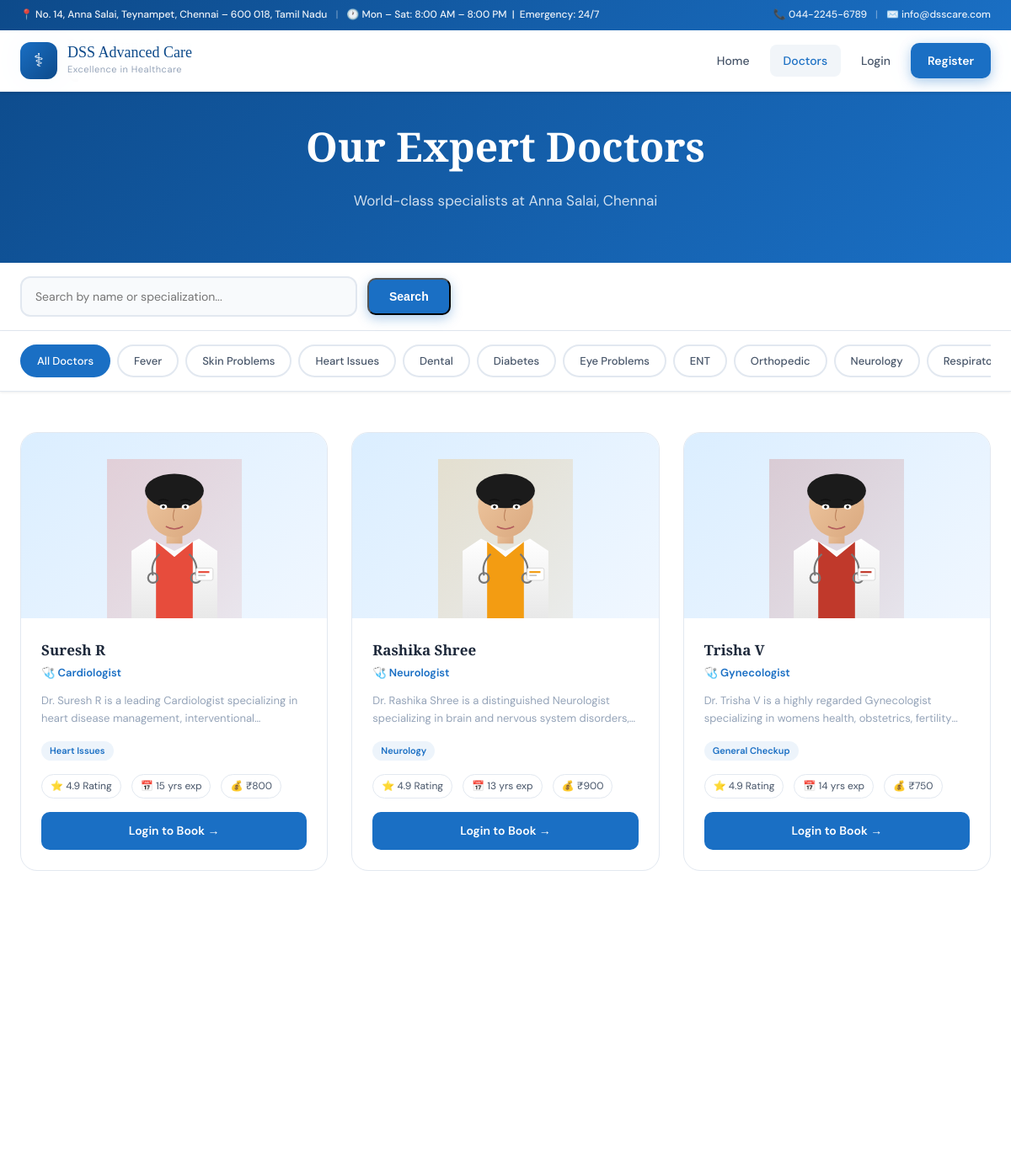
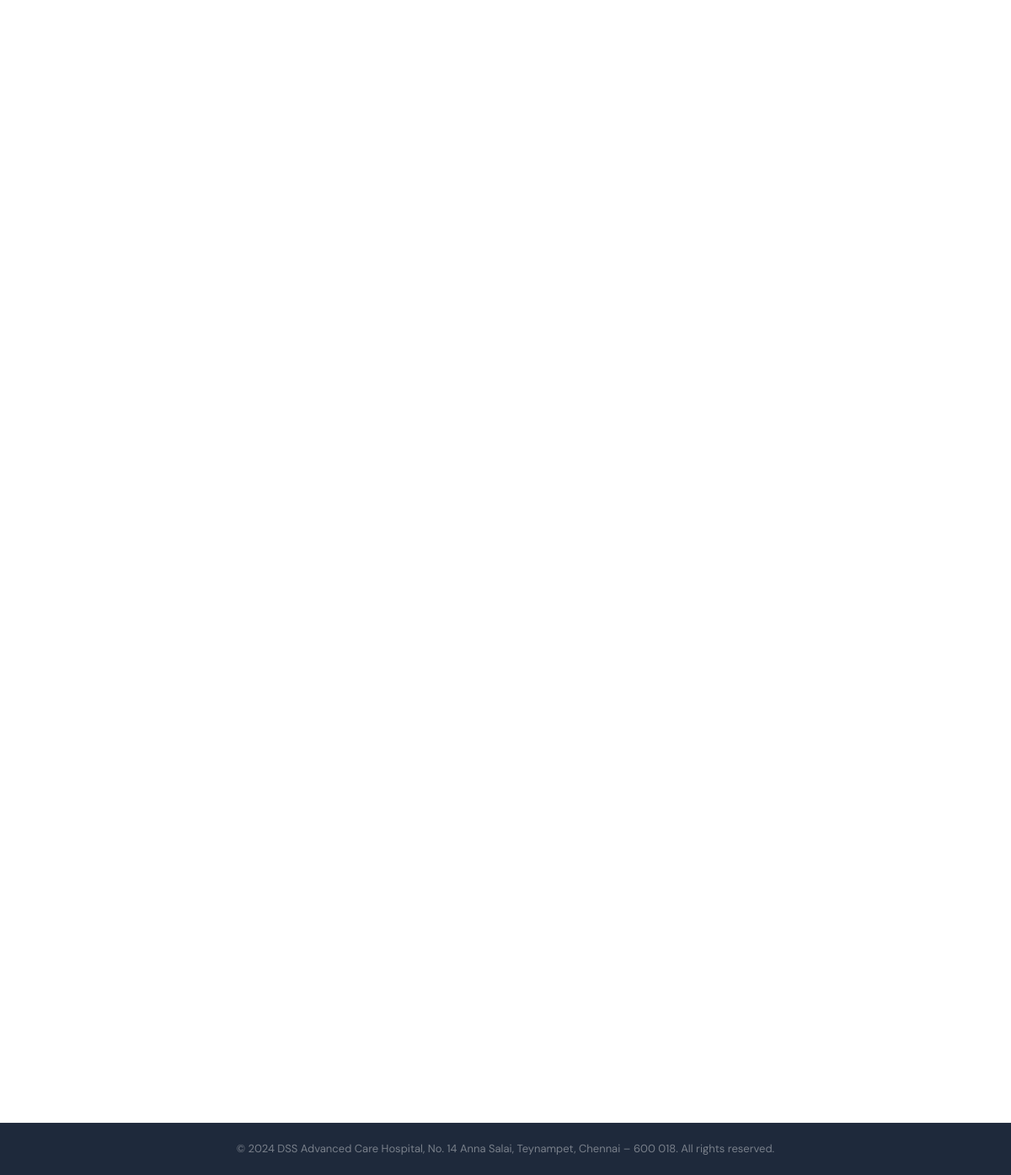
The app's page /doctors.php with its own data (2 pictures, top to bottom).
### tables this page shows
CREATE TABLE IF NOT EXISTS doctors (
    id INT AUTO_INCREMENT PRIMARY KEY,
    name VARCHAR(100) NOT NULL,
    specialization VARCHAR(100) NOT NULL,
    disease_tags VARCHAR(255) NOT NULL,
    experience INT DEFAULT 5,
    rating DECIMAL(2,1) DEFAULT 4.5,
    bio TEXT,
    available_days VARCHAR(100) DEFAULT 'Mon,Tue,Wed,Thu,Fri',
    fee INT DEFAULT 500,
    image VARCHAR(100),
    email VARCHAR(100),
    password VARCHAR(255)
);

### config.php (called while the page is built, shortened)
<?php
function isLoggedIn() {
    return isset($_SESSION['user_id']);
}
function sanitize($conn, $data) {
    return $conn->real_escape_string(htmlspecialchars(trim($data)));
}
?>

### doctors.php (the view, shortened to what this page needs)
<?php
require_once 'config.php';
require_once 'includes/header.php';
$disease = sanitize($conn, $_GET['disease'] ?? '');
$search  = sanitize($conn, $_GET['search'] ?? '');
$where = "1=1";
$doctors = $conn->query("SELECT * FROM doctors WHERE $where ORDER BY rating DESC");
?>
<!DOCTYPE html>
<html lang="en">
<head>
<link rel="stylesheet" href="assets/css/style.css">
</head>
<body>
<?php include 'includes/topbar.php'; ?>
<nav class="navbar">
    <div class="nav-container">
        <a class="nav-brand" href="index.php"><div class="brand-icon">⚕</div><div><div class="brand-name">DSS Advanced Care</div><div class="brand-tagline">Excellence in Healthcare</div></div></a>
        <div class="nav-links">
            <a href="index.php" class="nav-link">Home</a>
            <a href="doctors.php" class="nav-link active">Doctors</a>
            <?php if(isLoggedIn()): ?>
                <a href="my_appointments.php" class="nav-link">My Appointments</a>
                <a href="logout.php" class="nav-btn-outline">Logout</a>
            <?php else: ?>
                <a href="login.php" class="nav-link">Login</a>
                <a href="register.php" class="nav-btn">Register</a>
            <?php endif; ?>
        </div>
    </div>
</nav>
<div class="page-hero">
    <h1>Our Expert Doctors</h1>
    <p><?= $disease ? "Specialists for: <strong>$disease</strong>" : "World-class specialists at Anna Salai, Chennai" ?></p>
</div>
<div style="background:white;padding:16px 24px;border-bottom:1px solid #e2e8f0;">
    <div style="max-width:1280px;margin:0 auto;">
        <form method="GET" style="display:flex;gap:12px;align-items:center;flex-wrap:wrap;">
            <input type="text" name="search" class="form-control" placeholder="Search by name or specialization..." value="<?=htmlspecialchars($search)?>" style="max-width:400px;margin:0">
            <button type="submit" class="nav-btn" style="padding:12px 24px">Search</button>
        </form>
    </div>
</div>
<div class="filter-bar">
    <div class="filter-inner">
        <button class="filter-btn <?=!$disease?'active':''?>" onclick="window.location='doctors.php'">All Doctors</button>
        <?php foreach(['Fever','Skin Problems','Heart Issues','Dental','Diabetes','Eye Problems','ENT','Orthopedic','Neurology','Respiratory','General Checkup'] as $d): ?>
        <button class="filter-btn <?=$disease===$d?'active':''?>" onclick="window.location='doctors.php?disease=<?=urlencode($d)?>'"> <?=$d?></button>
        <?php endforeach; ?>
    </div>
</div>
<div class="doctors-grid-page">
<?php if($doctors->num_rows===0): ?>
    <div style="grid-column:1/-1;text-align:center;padding:80px 24px;color:var(--gray-400)">
        <div style="font-size:64px;margin-bottom:16px">🔍</div>
        <h3 style="font-size:22px;margin-bottom:8px">No doctors found</h3>
        <p>Try clearing filters or searching differently</p>
        <a href="doctors.php" class="btn-primary-lg" style="display:inline-block;margin-top:24px">View All Doctors</a>
    </div>
<?php else: while($doc=$doctors->fetch_assoc()): ?>
<div class="doc-card-full">
    <div class="doc-card-img"><?= getDoctorPortrait($doc['id'],$doc['name']) ?></div>
    <div class="doc-card-body">
        <h3><?=htmlspecialchars($doc['name'])?></h3>
        <p class="doc-spec">🩺 <?=htmlspecialchars($doc['specialization'])?></p>
        <p class="doc-bio"><?=htmlspecialchars($doc['bio'])?></p>
        <div class="doc-tags"><?php foreach(explode(',',$doc['disease_tags']) as $tag): ?><span class="doc-tag"><?=trim($tag)?></span><?php endforeach; ?></div>
        <div class="doc-meta">
            <span>⭐ <?=$doc['rating']?> Rating</span>
            <span>📅 <?=$doc['experience']?> yrs exp</span>
            <span>💰 ₹<?=$doc['fee']?></span>
        </div>
        <?php if(isLoggedIn()): ?>
        <a href="book_appointment.php?doctor_id=<?=$doc['id']?><?=$disease?'&disease='.urlencode($disease):''?>" class="doc-book-btn">Book Appointment →</a>
        <?php else: ?>
        <a href="login.php" class="doc-book-btn">Login to Book →</a>
        <?php endif; ?>
    </div>
</div>
<?php endwhile; endif; ?>
</div>
<footer class="footer">
    <div class="footer-bottom">© 2024 DSS Advanced Care Hospital, No. 14 Anna Salai, Teynampet, Chennai – 600 018. All rights reserved.</div>
</footer>
</body>
</html>

### includes/header.php (shortened to what this page needs)
<?php
function adjustColor($hex, $amount) {
    $hex = ltrim($hex, '#');
    $r = max(0, min(255, hexdec(substr($hex, 0, 2)) + $amount));
    $g = max(0, min(255, hexdec(substr($hex, 2, 2)) + $amount));
    $b = max(0, min(255, hexdec(substr($hex, 4, 2)) + $amount));
    return sprintf("#%02x%02x%02x", $r, $g, $b);
}
function getDoctorPortrait($id, $name = '') {
    $colors = [
        1 => '#1a6fc4',
        2 => '#e74c3c',
        3 => '#27ae60',
        4 => '#8e44ad',
        5 => '#f39c12',
        6 => '#16a085',
        7 => '#d35400',
        8 => '#c0392b',
        9 => '#2c3e50',
        10 => '#3498db',
        11 => '#7f8c8d'
    ];
    $shirt = $colors[$id] ?? '#1a6fc4';
    $bg2   = adjustColor($shirt, -30);
    return '
    <svg viewBox="0 0 220 260" xmlns="http://www.w3.org/2000/svg" width="100%">
        <defs>
            <linearGradient id="bg'.$id.'" x1="0%" y1="0%" x2="100%" y2="100%">
                <stop offset="0%" stop-color="'.$shirt.'" stop-opacity="0.20"/>
                <stop offset="100%" stop-color="'.$bg2.'" stop-opacity="0.08"/>
            </linearGradient>
            <linearGradient id="coat'.$id.'" x1="0%" y1="0%" x2="0%" y2="100%">
                <stop offset="0%" stop-color="#ffffff"/>
                <stop offset="100%" stop-color="#e8e8e8"/>
            </linearGradient>
            <linearGradient id="skin'.$id.'" x1="0%" y1="0%" x2="100%" y2="100%">
                <stop offset="0%" stop-color="#f0c8a0"/>
                <stop offset="100%" stop-color="#d9a87f"/>
            </linearGradient>
        </defs>
        <rect width="220" height="260" fill="url(#bg'.$id.')"/>
        <path d="M40 150 L40 260 L180 260 L180 150 L150 130 L110 150 L70 130 Z"
              fill="url(#coat'.$id.')"/>
        <path d="M80 135 L110 160 L140 135 L140 260 L80 260 Z"
              fill="'.$shirt.'"/>
        <rect x="97" y="110" width="26" height="28"
              fill="url(#skin'.$id.')"/>
        <ellipse cx="110" cy="78" rx="45" ry="50"
                 fill="url(#skin'.$id.')"/>
        <ellipse cx="110" cy="52" rx="48" ry="28"
                 fill="#1b1b1b"/>
        <ellipse cx="92" cy="78" rx="6" ry="4" fill="white"/>
        <ellipse cx="128" cy="78" rx="6" ry="4" fill="white"/>
        <circle cx="92" cy="78" r="2.5" fill="#111"/>
        <circle cx="128" cy="78" r="2.5" fill="#111"/>
        <path d="M84 68 Q92 64 100 68"
              stroke="#111" stroke-width="2" fill="none"/>
        <path d="M120 68 Q128 64 136 68"
              stroke="#111" stroke-width="2" fill="none"/>
        <path d="M110 82 Q106 96 110 101"
              stroke="#b97e58" stroke-width="1.5" fill="none"/>
        <path d="M96 110 Q110 118 124 110"
              stroke="#b35c5c" stroke-width="2" fill="none"/>
        <path d="M86 155 Q70 170 75 190"
              stroke="#777" stroke-width="3" fill="none"/>
        <path d="M134 155 Q150 170 145 190"
              stroke="#777" stroke-width="3" fill="none"/>
        <circle cx="75" cy="194" r="8"
                fill="none" stroke="#777" stroke-width="3"/>
        <circle cx="145" cy="194" r="8"
                fill="none" stroke="#777" stroke-width="3"/>
        <rect x="145" y="178" width="28" height="20"
              rx="3" fill="white" stroke="#ccc"/>
        <rect x="149" y="183" width="18" height="3"
              fill="'.$shirt.'"/>
        <rect x="149" y="189" width="12" height="2"
              fill="#bbb"/>
    </svg>';
}
?>
<nav class="navbar">
    <div class="nav-container">
        <a href="index.php" class="nav-brand" style="text-decoration:none;">
            <div class="brand-icon">⚕</div>
            <div>
                <div class="brand-name">DSS Advanced Care</div>
                <div class="brand-tagline">
                </div>
                <div class="brand-tagline">
                </div>
            </div>
        </a>
        <div class="nav-links">
            <a href="index.php" class="nav-link">Home</a>
            <a href="doctors.php" class="nav-link">Doctors</a>
            <a href="login.php" class="nav-link">Login</a>
            <a href="register.php" class="nav-btn">Register</a>
        </div>
    </div>
</nav>

### includes/topbar.php (shortened to what this page needs)
<div class="topbar">
    <div class="topbar-inner">
        <div class="topbar-left">
            <span>📍 No. 14, Anna Salai, Teynampet, Chennai – 600 018, Tamil Nadu</span>
            <span class="tb-divider">|</span>
            <span>🕐 Mon – Sat: 8:00 AM – 8:00 PM &nbsp;|&nbsp; Emergency: 24/7</span>
        </div>
        <div class="topbar-right">
            <a href="tel:04422456789">📞 044-2245-6789</a>
            <span class="tb-divider">|</span>
            <a href="mailto:info@dsscare.com">✉️ info@dsscare.com</a>
        </div>
    </div>
</div>

### records on screen
doctors: name "Suresh R", specialization "Cardiologist", bio "Dr. Suresh R is a leading Cardiologist specializing in heart disease management,…", disease_tags "Heart Issues", rating "4.9", experience "15", fee "800"
doctors: name "Rashika Shree", specialization "Neurologist", bio "Dr. Rashika Shree is a distinguished Neurologist specializing in brain and nervous system…", disease_tags "Neurology", rating "4.9", experience "13", fee "900"
doctors: name "Trisha V", specialization "Gynecologist", bio "Dr. Trisha V is a highly regarded Gynecologist specializing in womens health, obstetrics,…", disease_tags "General Checkup", rating "4.9", experience "14", fee "750"

### other values on screen
$d "Fever"
$d "Skin Problems"
$d "Heart Issues"
$d "Dental"
$d "Diabetes"
$d "Eye Problems"
$d "ENT"
$d "Orthopedic"
$d "Neurology"
